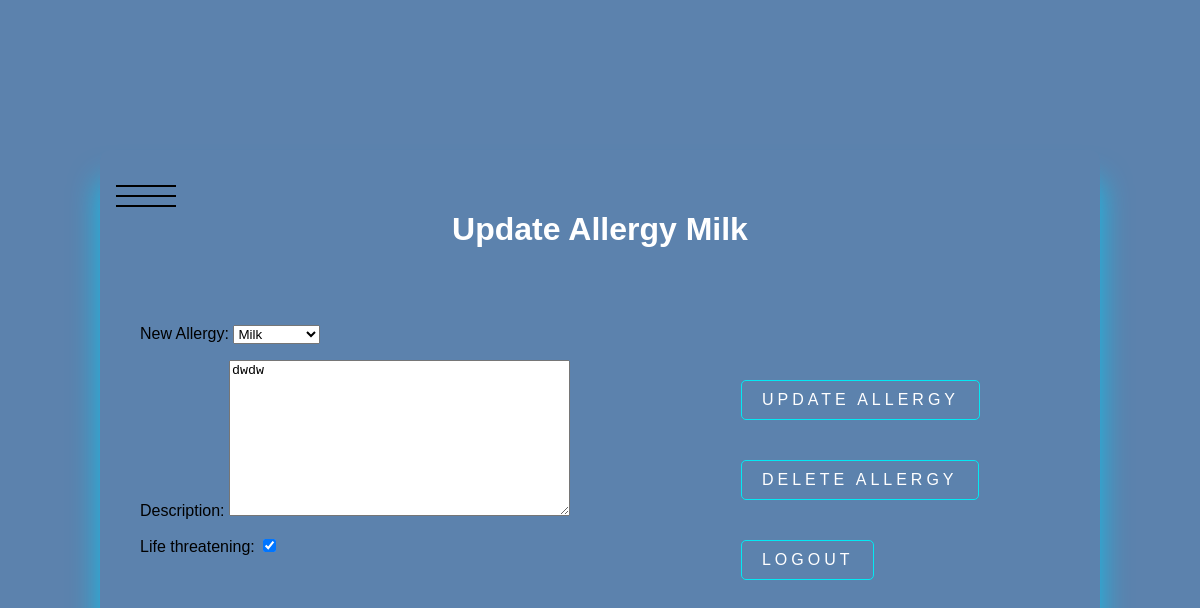
The page /allergy/32 (signed in) on the database its author committed.
### allergy/models.py (models this page shows, shortened)
class Allergy(models.Model):
    ALLERGISE_CHOICES = (
        ('Shellfish', 'Shellfish'),
        ('Milk', 'Milk'),
        ('Eggs', 'Eggs'),
        ('Soy', 'Soy'),
        ('Wheat', 'Wheat'),
        ('Fish', 'Fish'),
        ('Peanuts', 'Peanuts'),
        ('Walnuts', 'Walnuts'),
        ('Citrus', 'Citrus'),
        ('Strawberry', 'Strawberry'),
    )
    user_id          = models.ForeignKey(User, on_delete=models.CASCADE)  # stores 1:n relationship user:allergy
    dateCreated      = models.DateField(auto_now_add=True)
    dateCompleted    = models.DateField(null=True, blank=True)
    New_Allergy      = models.CharField(max_length=70, choices = ALLERGISE_CHOICES)
    description      = models.TextField(default=False)
    Life_threatening = models.BooleanField(default=False)

### allergy/views.py (the view, shortened to what this page needs)
# urls.py: path('allergy/<int:allergy_pk>', views.updateallergy, name='updateallergy'),
@login_required
def updateallergy(request, allergy_pk):
    allergy = get_object_or_404(Allergy, pk=allergy_pk, user_id=request.user)
    if request.method == 'GET':
        form = AllergyForm(instance=allergy)
        return render(request, 'allergy/updateallergy.html', {'allergy': allergy,'form': form})

### allergy/forms.py
class AllergyForm(ModelForm):
    class Meta:
        model = Allergy
        fields = ['New_Allergy', 'description', 'Life_threatening']

### allergy/templates/allergy/updateallergy.html (shortened to what this page needs)
{% load static %}
<!DOCTYPE html>
<html lang="en">
<head>
    <link rel="stylesheet" type="text/css" href="{% static 'css/style.css' %}">
</head>
<body>
    <div class="card">
        <div class="menu-wrap">
            <div class="hamburger"><div></div></div>
          </div>
    {% if user.is_authenticated %}
        <h1>Update Allergy {{ allergy.New_Allergy }}</h1>
        <br><br>
        <form action="#" method="POST">
            {{form.as_p}}
         <div class="buttons">
            <button type='submit'>UPDATE Allergy</button>
     </form>
    <form action="{% url 'deleteallergy' allergy.id %}" method="POST">
        <button type="submit">Delete Allergy</button>
    </form>
    <form action="{% url 'logoutuser' %}" method="POST">
        <button type="submit">logout</button>
    </form>
</div>
{% else %}
    <a href="#">login</a>
    <a href="register">register</a>
{% endif %}
</body>
</html>

### allergy/static/css/style.css (style rules this page uses)
body { font-family: sans-serif; background: #1d518db7; }
.card { position: absolute; top: 50%; left: 50%; width: 1000px; height: 500px; padding: 40px; transform: translate(-50%, -50%); background: rgba(240, 186, 186, 0); box-sizing: border-box; box-shadow: 0 30px 30px rgb(20, 190, 233); border-radius: 10px; }
button { background-color: Transparent; background-repeat:no-repeat; border: none; cursor:pointer; overflow: hidden; }
h1 { color: #fff; }
.card button { position: relative; display: inline-block; padding: 10px 20px; color:white; font-size: 16px; text-decoration: none; text-transform: uppercase; overflow: hidden; transition: .5s; margin-top: 40px; letter-spacing: 4px; border: 1px solid #03e9f4; border-radius: 5px; }
.card h1 { text-align: center; }
.menu-wrap,.mean-hos { position: absolute; top: 0; left: 0; z-index: 1; }
.menu-wrap .hamburger,.menu-hos .hospital { position: absolute; top: 0; left: 0; z-index: 1; width: 60px; height: 60px; padding: 1rem; background: var(--primary-color); display: flex; align-items: center; justify-content: center; }
.menu-wrap .hamburger > div { position: relative; flex: none; width: 100%; height: 2px; background: black; display: flex; align-items: center; justify-content: center; transition: all 0.4s ease; }
.menu-wrap .hamburger > div::before, .menu-wrap .hamburger > div::after, .menu-hos .hospital > div::before, .menu-hos .hospital > div::after { content: ''; position: absolute; z-index: 1; top: -10px; width: 100%; height: 2px; background: inherit; }
.menu-wrap .hamburger > div::after,.menu-hos .hospital > div::after { top: 10px; }
:root { --overlay-color: rgba(144, 211, 238, 0.85); --menu-speed: 0.75s; }
.card .buttons { position: absolute; right: 100px; bottom: 50px; margin: 20px; }

### rows shown on the page
Allergy: New_Allergy "Milk", description "dwdw", Life_threatening "☑"
